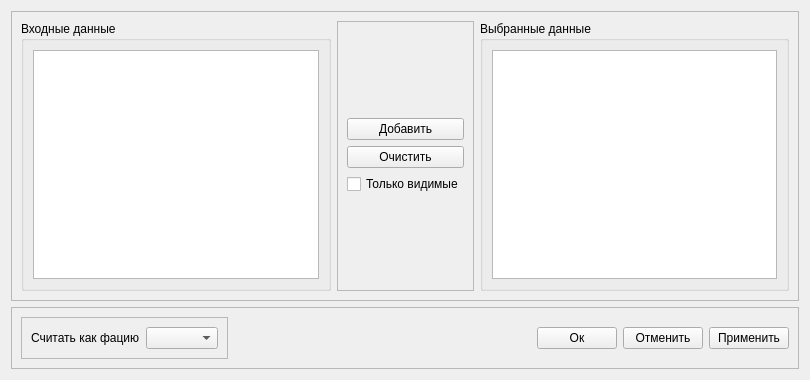
<?xml version="1.0" encoding="UTF-8"?>
<ui version="4.0">
 <class>DataSelectWidget</class>
 <widget class="QWidget" name="DataSelectWidget">
  <property name="geometry">
   <rect>
    <x>0</x>
    <y>0</y>
    <width>810</width>
    <height>380</height>
   </rect>
  </property>
  <property name="minimumSize">
   <size>
    <width>810</width>
    <height>380</height>
   </size>
  </property>
  <property name="windowTitle">
   <string>Select Data</string>
  </property>
  <property name="windowIcon">
   <iconset>
    <normaloff>../../icons/icon.png</normaloff>../../icons/icon.png</iconset>
  </property>
  <property name="styleSheet">
   <string notr="true"/>
  </property>
  <layout class="QVBoxLayout" name="verticalLayout_2">
   <item>
    <widget class="QFrame" name="DSFrame">
     <property name="frameShape">
      <enum>QFrame::Shape::StyledPanel</enum>
     </property>
     <property name="frameShadow">
      <enum>QFrame::Shadow::Raised</enum>
     </property>
     <layout class="QHBoxLayout" name="horizontalLayout_2">
      <item>
       <widget class="QGroupBox" name="AllDataGB">
        <property name="title">
         <string>Входные данные</string>
        </property>
        <layout class="QHBoxLayout" name="horizontalLayout_3">
         <item>
          <widget class="QListWidget" name="AllDataLW">
           <property name="editTriggers">
            <set>QAbstractItemView::EditTrigger::NoEditTriggers</set>
           </property>
           <property name="dragDropMode">
            <enum>QAbstractItemView::DragDropMode::DragDrop</enum>
           </property>
           <property name="defaultDropAction">
            <enum>Qt::DropAction::MoveAction</enum>
           </property>
           <property name="selectionMode">
            <enum>QAbstractItemView::SelectionMode::ExtendedSelection</enum>
           </property>
          </widget>
         </item>
        </layout>
       </widget>
      </item>
      <item>
       <widget class="QFrame" name="BtnsFrame">
        <property name="frameShape">
         <enum>QFrame::Shape::StyledPanel</enum>
        </property>
        <property name="frameShadow">
         <enum>QFrame::Shadow::Raised</enum>
        </property>
        <layout class="QVBoxLayout" name="verticalLayout_19">
         <item>
          <spacer name="verticalSpacer_4">
           <property name="orientation">
            <enum>Qt::Orientation::Vertical</enum>
           </property>
           <property name="sizeHint" stdset="0">
            <size>
             <width>20</width>
             <height>40</height>
            </size>
           </property>
          </spacer>
         </item>
         <item>
          <widget class="QPushButton" name="AddDataBtn">
           <property name="text">
            <string>Добавить</string>
           </property>
          </widget>
         </item>
         <item>
          <widget class="QPushButton" name="ClearDataBtn">
           <property name="text">
            <string>Очистить</string>
           </property>
          </widget>
         </item>
         <item>
          <widget class="QCheckBox" name="VisibilityCheckBox">
           <property name="text">
            <string>Только видимые</string>
           </property>
          </widget>
         </item>
         <item>
          <spacer name="verticalSpacer_5">
           <property name="orientation">
            <enum>Qt::Orientation::Vertical</enum>
           </property>
           <property name="sizeHint" stdset="0">
            <size>
             <width>20</width>
             <height>40</height>
            </size>
           </property>
          </spacer>
         </item>
        </layout>
       </widget>
      </item>
      <item>
       <widget class="QGroupBox" name="SelectedDataGB">
        <property name="title">
         <string>Выбранные данные</string>
        </property>
        <layout class="QHBoxLayout" name="horizontalLayout">
         <item>
          <widget class="QListWidget" name="SelectedDataLW">
           <property name="editTriggers">
            <set>QAbstractItemView::EditTrigger::NoEditTriggers</set>
           </property>
           <property name="dragDropMode">
            <enum>QAbstractItemView::DragDropMode::DragDrop</enum>
           </property>
           <property name="defaultDropAction">
            <enum>Qt::DropAction::MoveAction</enum>
           </property>
           <property name="selectionMode">
            <enum>QAbstractItemView::SelectionMode::ExtendedSelection</enum>
           </property>
          </widget>
         </item>
        </layout>
       </widget>
      </item>
     </layout>
    </widget>
   </item>
   <item>
    <widget class="QFrame" name="ButtonsFrame">
     <property name="frameShape">
      <enum>QFrame::Shape::StyledPanel</enum>
     </property>
     <property name="frameShadow">
      <enum>QFrame::Shadow::Raised</enum>
     </property>
     <layout class="QHBoxLayout" name="horizontalLayout_4">
      <item>
       <widget class="QFrame" name="FaciesFrame">
        <property name="enabled">
         <bool>true</bool>
        </property>
        <property name="frameShape">
         <enum>QFrame::Shape::StyledPanel</enum>
        </property>
        <property name="frameShadow">
         <enum>QFrame::Shadow::Raised</enum>
        </property>
        <layout class="QHBoxLayout" name="horizontalLayout_5">
         <item>
          <widget class="QLabel" name="FaciesLabel">
           <property name="text">
            <string>Считать как фацию</string>
           </property>
          </widget>
         </item>
         <item>
          <widget class="QComboBox" name="FaciesCB"/>
         </item>
        </layout>
       </widget>
      </item>
      <item>
       <spacer name="horizontalSpacer">
        <property name="orientation">
         <enum>Qt::Orientation::Horizontal</enum>
        </property>
        <property name="sizeHint" stdset="0">
         <size>
          <width>40</width>
          <height>20</height>
         </size>
        </property>
       </spacer>
      </item>
      <item>
       <widget class="QPushButton" name="OkBtn">
        <property name="text">
         <string>Ок</string>
        </property>
       </widget>
      </item>
      <item>
       <widget class="QPushButton" name="CancelBtn">
        <property name="text">
         <string>Отменить</string>
        </property>
       </widget>
      </item>
      <item>
       <widget class="QPushButton" name="ApplyBtn">
        <property name="text">
         <string>Применить</string>
        </property>
       </widget>
      </item>
     </layout>
    </widget>
   </item>
  </layout>
 </widget>
 <resources/>
 <connections/>
</ui>
